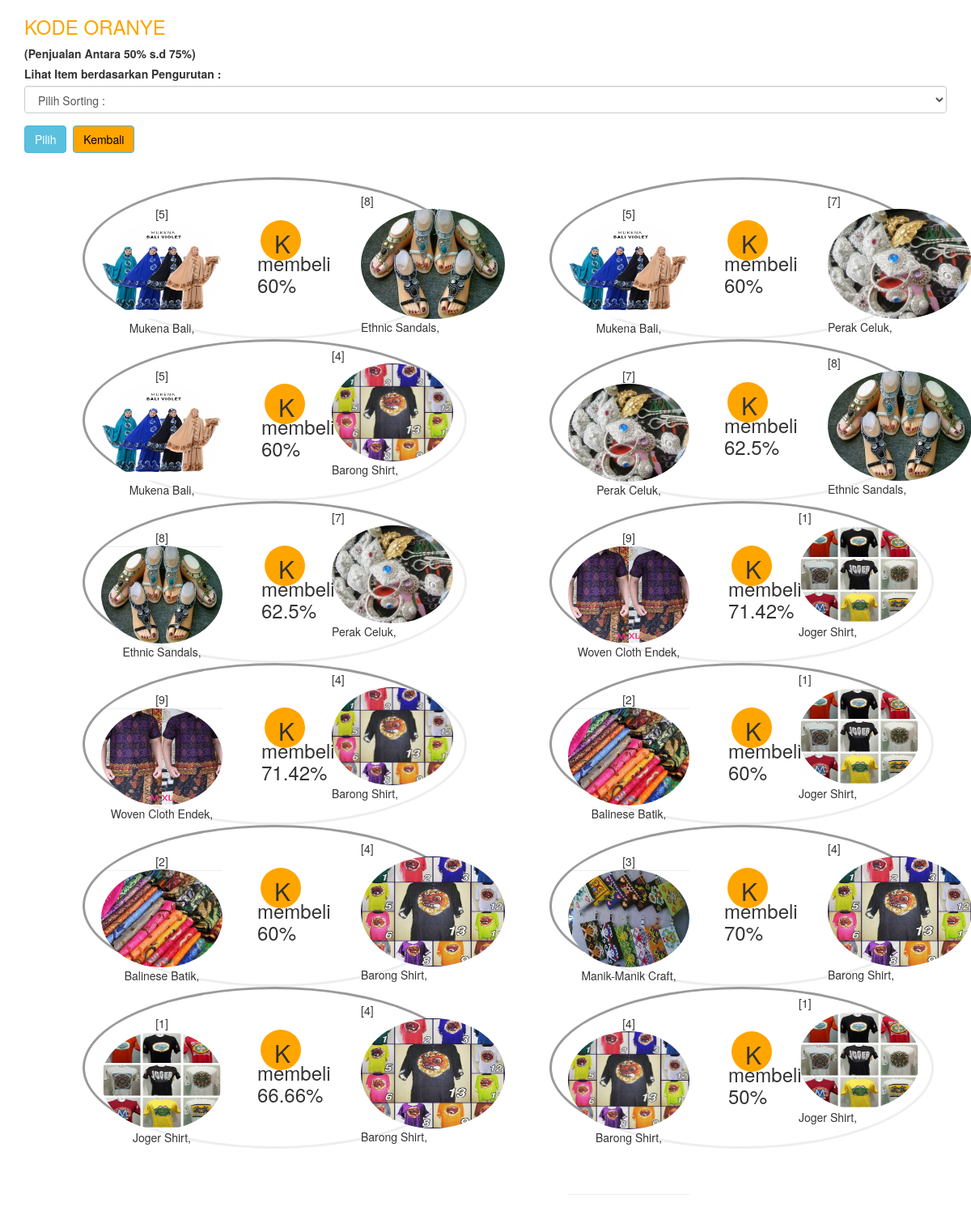
Screenshot of /VISUALISASI_HASIL_APRIORI/seleksi_itemoranye.php (signed in) with the database file from the repository.
### tables this page shows
CREATE TABLE `itemc2` (
  `id_itemc2` int(5) NOT NULL,
  `id_toko` int(5) NOT NULL,
  `kditem1` varchar(5) NOT NULL,
  `kditem2` varchar(5) NOT NULL,
  `support_count` int(5) NOT NULL,
  `persen_support` double NOT NULL,
  `lift_ratio` double NOT NULL
);

CREATE TABLE `item` (
  `id_item` int(5) NOT NULL,
  `kditem` varchar(5) NOT NULL,
  `id_toko` int(5) NOT NULL,
  `merk` varchar(25) NOT NULL,
  `jenis` varchar(50) NOT NULL,
  `gambar_item` varchar(100) NOT NULL,
  `harga` double NOT NULL,
  `deskripsi` text NOT NULL,
  `stok` int(4) NOT NULL,
  `views` int(9) NOT NULL
);

### public_html/VISUALISASI_HASIL_APRIORI/seleksi_itemoranye.php (the view, shortened to what this page needs)
<!DOCTYPE html>
<html>
<head>
	<link rel="stylesheet" href="../css/style_visualisasi.css">
    <link rel="stylesheet" href="../css/bootstrap2.min.css">
</head>
<body>
<?php
include "../header_session/login_inner.php";
?>
	<?php
	$strRule=mysqli_query($conn,"SELECT * FROM rule WHERE id_toko='$idtoko' AND kdrule='R2'");
        $dataRule=mysqli_fetch_array($strRule,MYSQLI_ASSOC);
        $nRule=$dataRule['minsupport']; echo'
        <div class="container">
        <form method="post"><div class="form-group"><div class="form-group">
        <label for="sel1"><h3 style="color:orange;">KODE ORANYE</h3> (Penjualan Antara 50% s.d 75%)</label><br>
        <label for="sel1">Lihat Item berdasarkan Pengurutan :</label>';
            echo'
            <select class="form-control" name="kolom" required>
                <option value="" >Pilih Sorting :</option>
                <option value="persen_support">Top 5 Penjualan Teratas</option>
                <option value="support_count">Top 5 Penjualan Terendah</option>
                <option value="">Seleksi dengan kondisi</option>
         </select>
        </div>
        <div class="form-group">
       <table>
    <tr>
    <td><div class="form-group">
        <input type="submit" class="btn btn-info" value="Pilih"></form></div></td><td>&nbsp;&nbsp;</td>
    <td><div class="form-group">
        <form action="pola_2item.php" method="post">
        <input type="submit" name="reset" class="btn btn-info" value="Kembali" style="background:orange;color:black;"></form></div></td>
    </tr>
    </table>
    </div>
    </div>
</form>
</div>';
        if (isset($_POST['kolom'])) {
            $result=trim($_POST['kolom']);
            if ($_POST['kolom']=="persen_support") {
                $result=mysqli_query($conn,"SELECT * FROM itemc2 WHERE id_toko='$idtoko' AND persen_support >='$nRule'ORDER BY persen_support DESC LIMIT 5");
                echo "Data Diurutkan berdasarkan <h3><i>Top 5 penjualan tertinggi</i></h3>";
                ?>
                <form method="post" action=""><button type="submit" name="reset">Hapus Filter</button></form><?php
            }
            else if ($_POST['kolom']=="support_count") {
                $result=mysqli_query($conn,"SELECT * FROM itemc2 WHERE id_toko='$idtoko' AND persen_support >='$nRule' ORDER BY persen_support ASC LIMIT 5");
                echo "Data Diurutkan berdasarkan <h3><i>Top 5 penjualan terendah</i></h3>";
                ?>
                <form method="post" action=""><button type="submit" name="reset">Hapus Filter</button></form><?php
            } else{
                header("location:seleksi_itemoranye_kondisi.php");
            }
        }
    else {
        $result=mysqli_query($conn,"SELECT * FROM itemc2 WHERE id_toko='$idtoko' AND persen_support >='$nRule'ORDER BY persen_support");
        }
		while($rowC2 = mysqli_fetch_array($result,MYSQLI_ASSOC))
		{
            $C2kditem1=$rowC2['kditem1']; $C2kditem2=$rowC2['kditem2'];
			$kditem=$C2kditem1;
			$query_T=mysqli_query($conn,"SELECT * FROM transaksi WHERE id_toko='$idtoko' AND kditem='$kditem' ");
			$num_T=mysqli_num_rows($query_T);
			$support_count=$rowC2['support_count'];
			$Confidence=$support_count/$num_T*100; $persensupport = substr($Confidence,0,5)."%";
			if ($persensupport > 50 && $persensupport < 75) {
				$MerkItem1=mysqli_query($conn,"SELECT * FROM item WHERE id_toko='$idtoko' AND kditem='$C2kditem1'");
			$DataMerkItem1=mysqli_fetch_array($MerkItem1,MYSQLI_ASSOC);?> <div id="circle_2kiri"><div class="circle_2itemkiri"><?php echo "[".$DataMerkItem1['kditem']."]"."<br><img src='../gambar/produk/".$DataMerkItem1['gambar_item']."'><br>".$DataMerkItem1['merk'].",";?></div><div class="circle_oranye"><H2>K</H2><?php echo "<h3>membeli $persensupport</h3>";?></div><?php
				$MerkItem2=mysqli_query($conn,"SELECT * FROM item WHERE id_toko='$idtoko' AND kditem='$C2kditem2' ");
			$DataMerkItem2=mysqli_fetch_array($MerkItem2,MYSQLI_ASSOC);?> <div class="circle_2itemkanan"><?php echo "[".$DataMerkItem2['kditem']."]"."<br><img src='../gambar/produk/".$DataMerkItem2['gambar_item']."'><br>".$DataMerkItem2['merk'].",";
				?></div></div>
			<?php }
			$kditem=$C2kditem2;
			$query_T2=mysqli_query($conn,"SELECT * FROM transaksi WHERE id_toko='$idtoko' AND kditem='$kditem' ");
			$num_T2=mysqli_num_rows($query_T2);
			$support_count2=$rowC2['support_count'];
			$Confidence2=$support_count2/$num_T2*100; $persensupport2 = substr($Confidence2,0,5)."%";
			if ($persensupport2 > 50 && $persensupport2 < 75 ) {
				$MerkItem2=mysqli_query($conn,"SELECT * FROM item WHERE id_toko='$idtoko' AND kditem='$C2kditem2' ");
				$DataMerkItem2=mysqli_fetch_array($MerkItem2,MYSQLI_ASSOC);?> <div id="circle_2kiri"><div class="circle_2itemkiri"><?php echo "[".$DataMerkItem2['kditem']."]"."<br><img src='../gambar/produk/".$DataMerkItem2['gambar_item']."'><br>".$DataMerkItem2['merk'].",";
				?><br><br><br><hr></div>
				<div class="circle_oranye2"><H2>K</H2><?php echo "<h3>membeli $persensupport2</h3>";?></div>
				<?php
				$MerkItem1=mysqli_query($conn,"SELECT * FROM item WHERE id_toko='$idtoko' AND kditem='$C2kditem1' ");
					$DataMerkItem1=mysqli_fetch_array($MerkItem1,MYSQLI_ASSOC);?><div class="circle_2itemkanan_r"> <?php echo "[".$DataMerkItem1['kditem']."]"."<br><img src='../gambar/produk/".$DataMerkItem1['gambar_item']."'><br>".$DataMerkItem1['merk'].",";?> </div></div>
				<?php
			}
	}?>
	</body>
</html>

### public_html/css/style_visualisasi.css (style rules this page uses)
#circle_2kiri { border-radius: 50%; border-style: inset; width: 475px; height: 200px; float: left; margin-left: 102px; }
.circle_2itemkiri { ; margin-left: 20px; margin-top:32px; float: left; text-align: center; }
.circle_2itemkiri img { border-radius: 50%; width: 150px; height: 121px; display: inline-block; }
.circle_2itemkanan { margin-left: 341px; margin-top: -177px; float: left; display: inline-block; }
.circle_2itemkanan img { border-radius: 50%; width: 178px; height: 136px; display: inline-block; }
.circle_2itemkanan_r { margin-left: 305px; margin-top: -267px; float: left; display: inline-block; }
.circle_2itemkanan_r img { border-radius: 50%; width: 150px; height: 121px; display: inline-block; }
.circle_oranye { background: orange; border-radius: 50%; width: 50px; height: 50px; margin-left: 47px; margin-top: 50px; float: left; display: inline-block; }
.circle_oranye h2 { margin-top: 12px; margin-left: 17px; }
.circle_oranye h3 { margin-top: -15px; margin-left: -4px; display: inline-block; }
.circle_oranye2 { background: orange; border-radius: 50%; width: 50px; height: 50px; margin-left: 52px; margin-top: 52px; float: left; display: inline-block; }
.circle_oranye2 h2 { margin-top: 12px; margin-left: 17px; }
.circle_oranye2 h3 { margin-top: -15px; margin-left: -4px; display: inline-block; }

### rows the page displays
itemc2: item.kditem "5", item.gambar_item (picture), item.merk "Mukena Bali", support_count "60%", item.kditem "8", item.merk "Ethnic Sandals"
itemc2: item.kditem "5", item.gambar_item (picture), item.merk "Mukena Bali", support_count "60%", item.kditem "7", item.merk "Perak Celuk"
itemc2: item.kditem "5", item.gambar_item (picture), item.merk "Mukena Bali", support_count "60%", item.kditem "4", item.merk "Barong Shirt"
itemc2: item.kditem "7", item.gambar_item (picture), item.merk "Perak Celuk", support_count "62.5%", item.kditem "8", item.merk "Ethnic Sandals"
itemc2: item.kditem "9", item.gambar_item (picture), item.merk "Woven Cloth Endek", support_count "71.42%", item.kditem "1", item.merk "Joger Shirt"
itemc2: item.kditem "9", item.gambar_item (picture), item.merk "Woven Cloth Endek", support_count "71.42%", item.kditem "4", item.merk "Barong Shirt"
itemc2: item.kditem "2", item.gambar_item (picture), item.merk "Balinese Batik", support_count "60%", item.kditem "1", item.merk "Joger Shirt"
itemc2: item.kditem "2", item.gambar_item (picture), item.merk "Balinese Batik", support_count "60%", item.kditem "4", item.merk "Barong Shirt"
itemc2: item.kditem "3", item.gambar_item (picture), item.merk "Manik-Manik Craft", support_count "70%", item.kditem "4", item.merk "Barong Shirt"
itemc2: item.kditem "1", item.gambar_item (picture), item.merk "Joger Shirt", support_count "66.66%", item.kditem "4", item.merk "Barong Shirt", support_count "50%"
